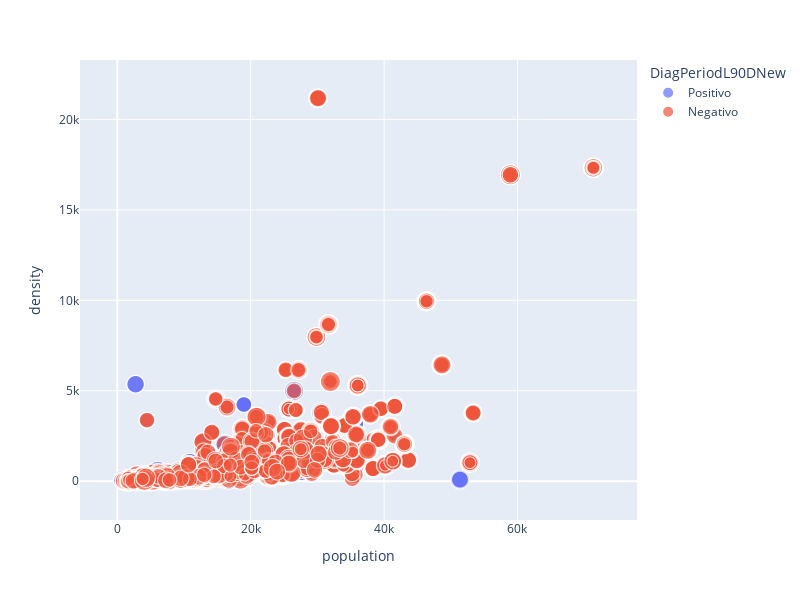

Notebook code for this chart:
### Code cell
fig = px.scatter(df2, x="population", y="density",color='DiagPeriodL90DNew',size='patient_age')

# Ajusta el tamaño de la figura si es necesario
fig.update_layout(
    width=800,  # Ancho de la figura en píxeles
    height=600,  # Altura de la figura en píxeles
)

fig.show()

### Figure 1 — Plotly figure (JSON) as saved in the notebook; plotly's stock layout.template omitted (floating-point values rounded to 4 significant figures; data arrays with more than 128 entries replaced by an {"elided": "..."} marker saying what was removed)
{"data": [{"hovertemplate": "DiagPeriodL90DNew=Positivo<br>population=%{x}<br>density=%{y}<br>patient_age=%{marker.size}<extra></extra>", "legendgroup": "Positivo", "marker": {"color": "#636efa", "size": {"elided": "8060 int values"}, "sizemode": "area", "sizeref": 0.2275, "symbol": "circle"}, "mode": "markers", "name": "Positivo", "showlegend": true, "type": "scattergl", "x": {"elided": "8060 float values"}, "xaxis": "x", "y": {"elided": "8060 float values"}, "yaxis": "y"}, {"hovertemplate": "DiagPeriodL90DNew=Negativo<br>population=%{x}<br>density=%{y}<br>patient_age=%{marker.size}<extra></extra>", "legendgroup": "Negativo", "marker": {"color": "#EF553B", "size": {"elided": "4846 int values"}, "sizemode": "area", "sizeref": 0.2275, "symbol": "circle"}, "mode": "markers", "name": "Negativo", "showlegend": true, "type": "scattergl", "x": {"elided": "4846 float values"}, "xaxis": "x", "y": {"elided": "4846 float values"}, "yaxis": "y"}], "layout": {"height": 600, "legend": {"itemsizing": "constant", "title": {"text": "DiagPeriodL90DNew"}, "tracegroupgap": 0}, "margin": {"t": 60}, "width": 800, "xaxis": {"anchor": "y", "domain": [0, 1], "title": {"text": "population"}}, "yaxis": {"anchor": "x", "domain": [0, 1], "title": {"text": "density"}}}}
